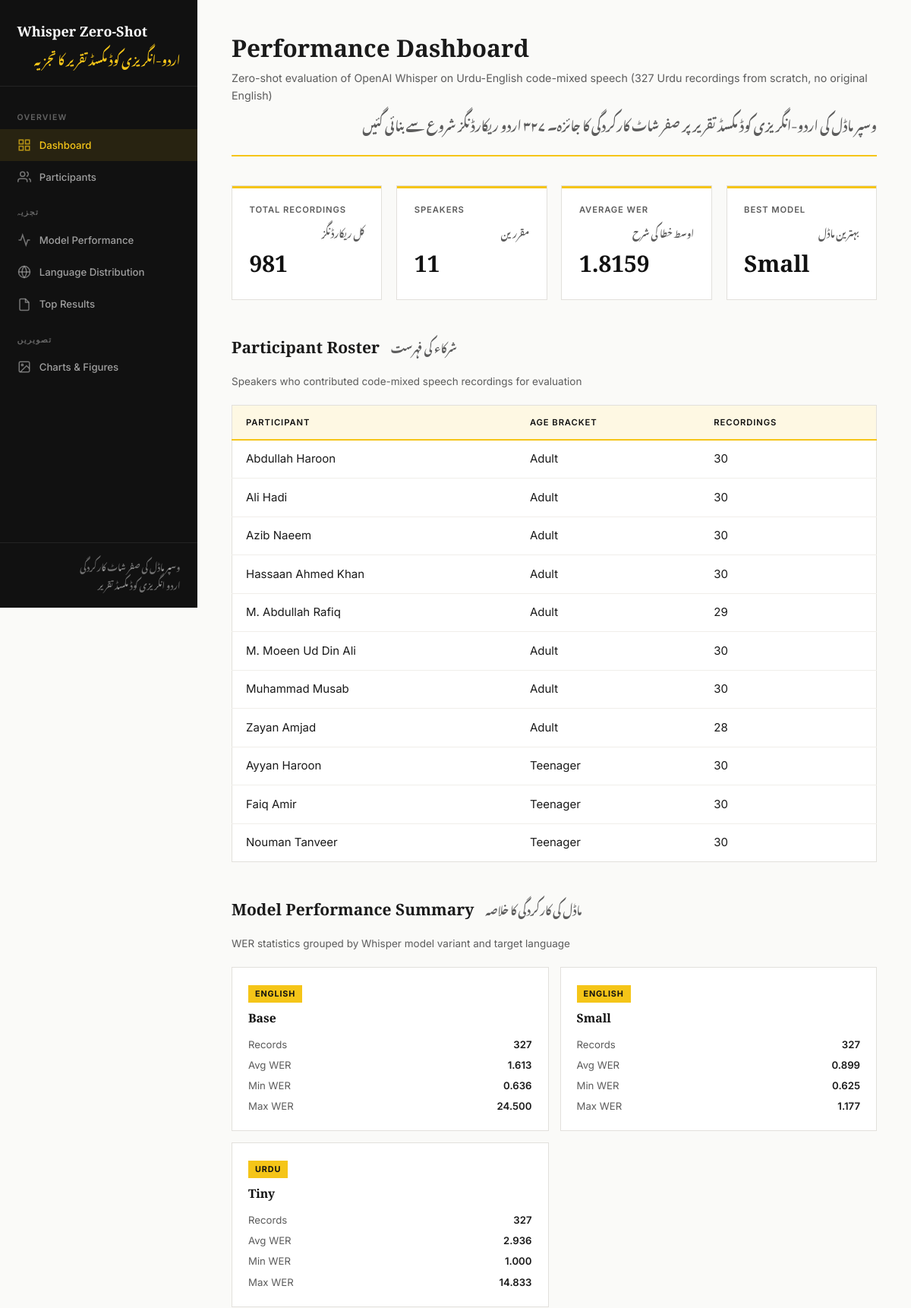
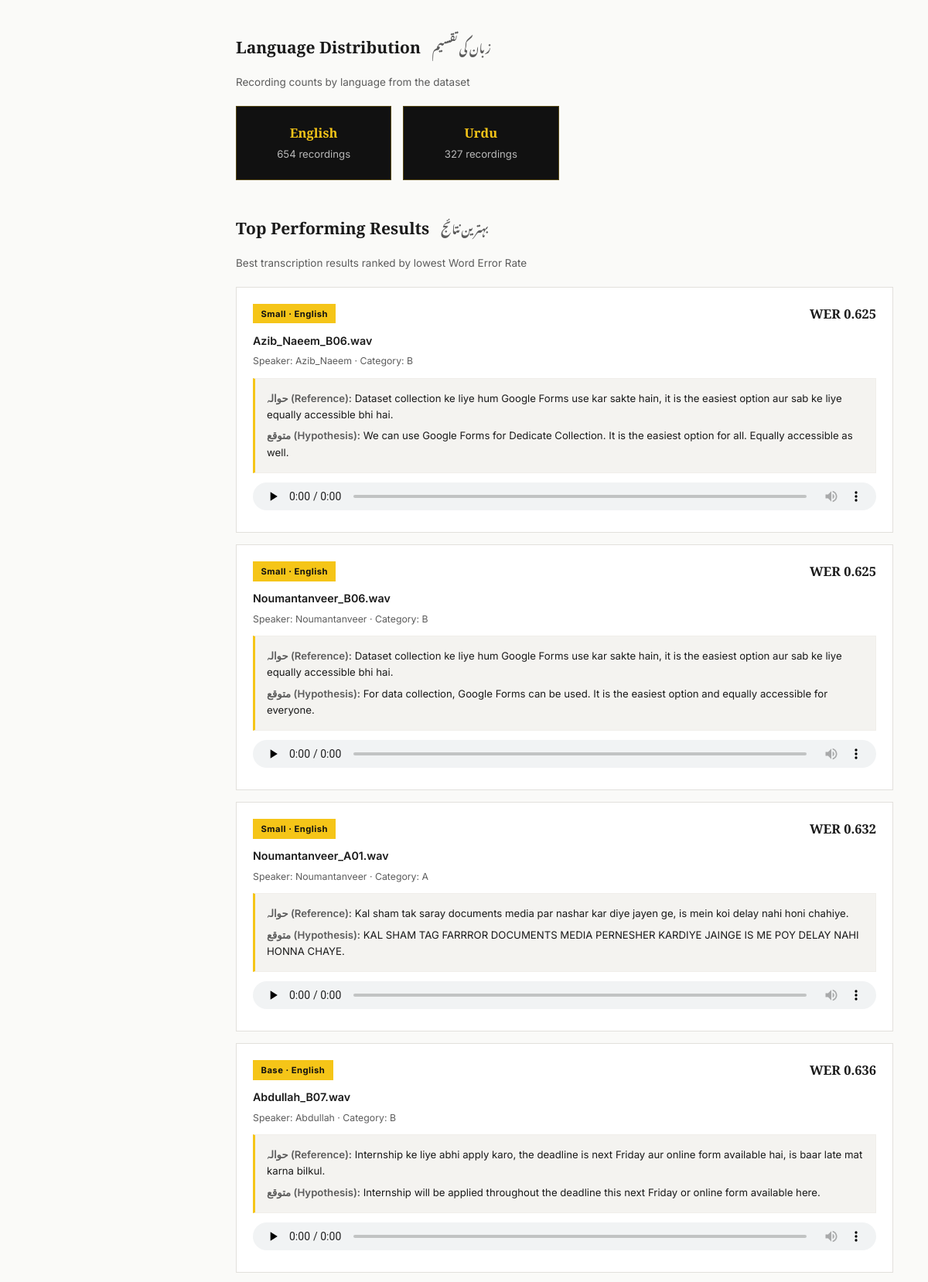
The page / (upper part) on the database its author committed (2 pictures, top to bottom).
### models.py (models this page shows)
class Participant(Base):
    __tablename__ = "participants"
    id = Column(Integer, primary_key=True, index=True)
    speaker = Column(String(100), unique=True, nullable=False, index=True)
    display_name = Column(String(150), nullable=False)
    age_bracket = Column(String(50), nullable=False)
    age = Column(Integer, nullable=True)
    bio = Column(Text, nullable=True)
    created_at = Column(DateTime(timezone=True), server_default=func.now())

class ResultRecord(Base):
    __tablename__ = "result_records"
    __table_args__ = (UniqueConstraint("filename", "model_name", name="uq_filename_model"),)
    id = Column(Integer, primary_key=True, index=True)
    filename = Column(String(260), nullable=False, index=True)
    speaker = Column(String(100), nullable=False, index=True)
    category = Column(String(50), nullable=True, index=True)
    reference = Column(Text, nullable=False)
    hypothesis = Column(Text, nullable=False)
    wer = Column(Float, nullable=True, index=True)
    language = Column(String(32), nullable=False, index=True)
    model_name = Column(String(32), nullable=False, index=True)
    source_file = Column(String(260), nullable=True)
    created_at = Column(DateTime(timezone=True), server_default=func.now())

### main.py (the view)
@app.get("/", response_class=HTMLResponse)
def homepage(request: Request, db: Session = Depends(get_db)):
    total_records = crud.get_record_count(db)
    unique_speakers = crud.get_unique_speakers(db)
    average_wer = crud.get_average_wer(db)
    summaries = crud.get_model_summary(db)
    language_distribution = crud.get_language_distribution(db)
    best_model = "N/A"
    if summaries:
        best_model = min(summaries, key=lambda s: s["average_wer"])["model_name"]
    top_records = crud.get_top_records(db, limit=12)
    participants = crud.get_participants(db)
    image_descriptions = {
        "WER_Comparison_Final.png": "WER Comparison across all Whisper models — final bar chart comparing tiny, base, and small models",
        "SPER_Comparison_Final.png": "SPER (Sentence-level Performance Error Rate) comparison across models",
        "WER_Line_base_english.png": "WER trend line for Whisper Base model on English segments",
        "WER_Line_base_guess.png": "WER trend line for Whisper Base model on auto-detected language",
        "WER_Line_base_urdu.png": "WER trend line for Whisper Base model on Urdu segments",
        "WER_Line_small_english.png": "WER trend line for Whisper Small model on English segments",
        "WER_Line_small_urdu.png": "WER trend line for Whisper Small model on Urdu segments",
        "WER_Line_tiny_urdu.png": "WER trend line for Whisper Tiny model on Urdu segments",
        "1.png": "Waveform and spectrogram analysis — sample recording 1",
        "2.png": "Waveform and spectrogram analysis — sample recording 2",
        "3.png": "Waveform and spectrogram analysis — sample recording 3",
        "4.png": "Waveform and spectrogram analysis — sample recording 4",
        "5.png": "Waveform and spectrogram analysis — sample recording 5",
        "6.png": "Waveform and spectrogram analysis — sample recording 6",
        "7.png": "Waveform and spectrogram analysis — sample recording 7",
        "8.png": "Waveform and spectrogram analysis — sample recording 8",
        "image.png": "Dataset overview and distribution visualization",
    }
    image_files = [f for f in os.listdir(os.path.join(BASE_DIR, "Images")) if f.lower().endswith((".png", ".jpg", ".jpeg", ".webp"))]
    images_with_desc = [{"filename": f, "description": image_descriptions.get(f, f)} for f in image_files]
    return templates.TemplateResponse(
        "index.html",
        {
            "request": request,
            "total_records": total_records,
            "unique_speakers": unique_speakers,
            "average_wer": round(average_wer, 4),
            "best_model": best_model,
            "summaries": summaries,
            "language_distribution": language_distribution,
            "top_records": top_records,
            "participants": participants,
            "images": images_with_desc,
        },
    )

### templates/index.html (shortened to what this page needs)
<!DOCTYPE html>
<html lang="en">
  <head>
    <link rel="stylesheet" href="/static/style.css" />
  </head>
  <body>
    <aside class="sidebar">
      <div class="sidebar-brand">
        <h1>Whisper Zero-Shot</h1>
        <p class="urdu-subtitle">اردو-انگریزی کوڈ مکسڈ تقریر کا تجزیہ</p>
      </div>
      <nav class="sidebar-nav">
        <div class="nav-section">Overview</div>
        <a href="#stats" class="active">
          <svg viewBox="0 0 24 24" fill="none" stroke="currentColor" stroke-width="2"><rect x="3" y="3" width="7" height="7"/><rect x="14" y="3" width="7" height="7"/><rect x="3" y="14" width="7" height="7"/><rect x="14" y="14" width="7" height="7"/></svg>
          Dashboard
        </a>
        <a href="#participants">
          <svg viewBox="0 0 24 24" fill="none" stroke="currentColor" stroke-width="2"><path d="M17 21v-2a4 4 0 00-4-4H5a4 4 0 00-4 4v2"/><circle cx="9" cy="7" r="4"/><path d="M23 21v-2a4 4 0 00-3-3.87M16 3.13a4 4 0 010 7.75"/></svg>
          Participants
        </a>
        <div class="nav-section">تجزیہ</div>
        <a href="#models">
          <svg viewBox="0 0 24 24" fill="none" stroke="currentColor" stroke-width="2"><polyline points="22 12 18 12 15 21 9 3 6 12 2 12"/></svg>
          Model Performance
        </a>
        <a href="#languages">
          <svg viewBox="0 0 24 24" fill="none" stroke="currentColor" stroke-width="2"><circle cx="12" cy="12" r="10"/><line x1="2" y1="12" x2="22" y2="12"/><path d="M12 2a15.3 15.3 0 014 10 15.3 15.3 0 01-4 10 15.3 15.3 0 01-4-10 15.3 15.3 0 014-10z"/></svg>
          Language Distribution
        </a>
        <a href="#results">
          <svg viewBox="0 0 24 24" fill="none" stroke="currentColor" stroke-width="2"><path d="M14 2H6a2 2 0 00-2 2v16a2 2 0 002 2h12a2 2 0 002-2V8z"/><polyline points="14 2 14 8 20 8"/></svg>
          Top Results
        </a>
        <div class="nav-section">تصویریں</div>
        <a href="#gallery">
          <svg viewBox="0 0 24 24" fill="none" stroke="currentColor" stroke-width="2"><rect x="3" y="3" width="18" height="18" rx="2"/><circle cx="8.5" cy="8.5" r="1.5"/><polyline points="21 15 16 10 5 21"/></svg>
          Charts &amp; Figures
        </a>
      </nav>
      <div class="sidebar-footer">
        وسپر ماڈل کی صفر شاٹ کارکردگی<br/>اردو انگریزی کوڈ مکسڈ تقریر
      </div>
    </aside>
    <main class="main-content">
      <div class="page-header">
        <h2>Performance Dashboard</h2>
        <p class="subtitle">Zero-shot evaluation of OpenAI Whisper on Urdu-English code-mixed speech (327 Urdu recordings from scratch, no original English)</p>
        <p class="urdu-title">وسپر ماڈل کی اردو-انگریزی کوڈ مکسڈ تقریر پر صفر شاٹ کارکردگی کا جائزہ۔ ۳۲۷ اردو ریکارڈنگز شروع سے بنائی گئیں</p>
      </div>
      <section id="stats">
        <div class="stats-row">
          <div class="stat-card">
            <div class="stat-label">Total Recordings</div>
            <div class="stat-label-urdu">کل ریکارڈنگز</div>
            <div class="stat-value">{{ total_records }}</div>
          </div>
          <div class="stat-card">
            <div class="stat-label">Speakers</div>
            <div class="stat-label-urdu">مقررین</div>
            <div class="stat-value">{{ unique_speakers }}</div>
          </div>
          <div class="stat-card">
            <div class="stat-label">Average WER</div>
            <div class="stat-label-urdu">اوسط خطا کی شرح</div>
            <div class="stat-value">{{ average_wer }}</div>
          </div>
          <div class="stat-card">
            <div class="stat-label">Best Model</div>
            <div class="stat-label-urdu">بہترین ماڈل</div>
            <div class="stat-value">{{ best_model }}</div>
          </div>
        </div>
      </section>
      <section id="participants">
        <div class="section-header">
          <h3>Participant Roster</h3>
          <span class="urdu-label">شرکاء کی فہرست</span>
          <p>Speakers who contributed code-mixed speech recordings for evaluation</p>
        </div>
        <table class="data-table">
          <thead>
            <tr>
              <th>Participant</th>
              <th>Age Bracket</th>
              <th>Recordings</th>
            </tr>
          </thead>
          <tbody>
            {% for participant in participants %}
            <tr>
              <td>{{ participant.display_name }}</td>
              <td>{{ participant.age_bracket }}</td>
              <td>{{ participant.recordings }}</td>
            </tr>
            {% endfor %}
          </tbody>
        </table>
      </section>
      <section id="models">
        <div class="section-header">
          <h3>Model Performance Summary</h3>
          <span class="urdu-label">ماڈل کی کارکردگی کا خلاصہ</span>
          <p>WER statistics grouped by Whisper model variant and target language</p>
        </div>
        <div class="model-grid">
          {% for summary in summaries %}
          <div class="model-card">
            <span class="accent-tag">{{ summary.language }}</span>
            <h4>{{ summary.model_name }}</h4>
            <div class="model-stats">
              <div class="model-stat">
                <span>Records</span>
                <span>{{ summary.total_records }}</span>
              </div>
              <div class="model-stat">
                <span>Avg WER</span>
                <span>{{ '%.3f'|format(summary.average_wer) }}</span>
              </div>
              <div class="model-stat">
                <span>Min WER</span>
                <span>{{ '%.3f'|format(summary.min_wer) }}</span>
              </div>
              <div class="model-stat">
                <span>Max WER</span>
                <span>{{ '%.3f'|format(summary.max_wer) }}</span>
              </div>
            </div>
          </div>
          {% endfor %}
        </div>
      </section>
      <section id="languages">
        <div class="section-header">
          <h3>Language Distribution</h3>
          <span class="urdu-label">زبان کی تقسیم</span>
          <p>Recording counts by language from the dataset</p>
        </div>
        <div class="lang-grid">
          {% for item in language_distribution %}
          <div class="lang-card">
            <h4>{{ item.language }}</h4>
            <p>{{ item.count }} recordings</p>
          </div>
          {% endfor %}
        </div>
      </section>
      <section id="results">
        <div class="section-header">
          <h3>Top Performing Results</h3>
          <span class="urdu-label">بہترین نتائج</span>
          <p>Best transcription results ranked by lowest Word Error Rate</p>
        </div>
        <div class="results-grid">
          {% for record in top_records %}
          <div class="result-card">
            <div class="result-card-header">
              <span class="model-badge">{{ record.model_name }} · {{ record.language }}</span>
              <span class="wer-value">WER {{ '%.3f'|format(record.wer or 0) }}</span>
            </div>
            <h4>{{ record.filename }}</h4>
            <p class="result-meta">Speaker: {{ record.speaker }} · Category: {{ record.category or 'N/A' }}</p>
            <div class="transcript-block">
              <p><strong>حوالہ (Reference):</strong> {{ record.reference }}</p>
              <p><strong>متوقع (Hypothesis):</strong> {{ record.hypothesis }}</p>
            </div>
            <audio controls preload="none" src="/recordings/{{ record.filename }}"></audio>
          </div>
          {% endfor %}
        </div>
      </section>
    </main>
  </body>
</html>

### rows shown on the page
Participant: display_name "Abdullah Haroon", age_bracket "Adult", recordings "30"
Participant: display_name "Ali Hadi", age_bracket "Adult", recordings "30"
Participant: display_name "Azib Naeem", age_bracket "Adult", recordings "30"
Participant: display_name "Hassaan Ahmed Khan", age_bracket "Adult", recordings "30"
Participant: display_name "M. Abdullah Rafiq", age_bracket "Adult", recordings "29"
Participant: display_name "M. Moeen Ud Din Ali", age_bracket "Adult", recordings "30"
Participant: display_name "Muhammad Musab", age_bracket "Adult", recordings "30"
Participant: display_name "Zayan Amjad", age_bracket "Adult", recordings "28"
Participant: display_name "Ayyan Haroon", age_bracket "Teenager", recordings "30"
Participant: display_name "Faiq Amir", age_bracket "Teenager", recordings "30"
Participant: display_name "Nouman Tanveer", age_bracket "Teenager", recordings "30"
ResultRecord: model_name "Small", language "English", wer "0.625", filename "Azib_Naeem_B06.wav", speaker "Azib_Naeem", category "B", reference "Dataset collection ke liye hum Google Forms use kar sakte hain, it is the easiest option aur sab ke liye equally accessible bhi hai.", hypothesis "We can use Google Forms for Dedicate Collection. It is the easiest option for all. Equally accessible as well."
ResultRecord: model_name "Small", language "English", wer "0.625", filename "Noumantanveer_B06.wav", speaker "Noumantanveer", category "B", reference "Dataset collection ke liye hum Google Forms use kar sakte hain, it is the easiest option aur sab ke liye equally accessible bhi hai.", hypothesis "For data collection, Google Forms can be used. It is the easiest option and equally accessible for everyone."
ResultRecord: model_name "Small", language "English", wer "0.632", filename "Noumantanveer_A01.wav", speaker "Noumantanveer", category "A", reference "Kal sham tak saray documents media par nashar kar diye jayen ge, is mein koi delay nahi honi chahiye.", hypothesis "KAL SHAM TAG FARRROR DOCUMENTS MEDIA PERNESHER KARDIYE JAINGE IS ME POY DELAY NAHI HONNA CHAYE."
ResultRecord: model_name "Base", language "English", wer "0.636", filename "Abdullah_B07.wav", speaker "Abdullah", category "B", reference "Internship ke liye abhi apply karo, the deadline is next Friday aur online form available hai, is baar late mat karna bilkul.", hypothesis "Internship will be applied throughout the deadline this next Friday or online form available here."

### other values the page prints
{{ total_records }} "981"
{{ unique_speakers }} "11"
{{ average_wer }} "1.8159"
{{ best_model }} "Small"
{{ summary.language }} "ENGLISH" "ENGLISH" "URDU"
{{ summary.model_name }} "Base" "Small" "Tiny"
{{ summary.total_records }} "327" "327" "327"
{{ '%.3f'|format(summary.average_wer) }} "1.613" "0.899" "2.936"
{{ '%.3f'|format(summary.min_wer) }} "0.636" "0.625" "1.000"
{{ '%.3f'|format(summary.max_wer) }} "24.500" "1.177" "14.833"
{{ item.language }} "English" "Urdu"
{{ item.count }} "654" "327"
